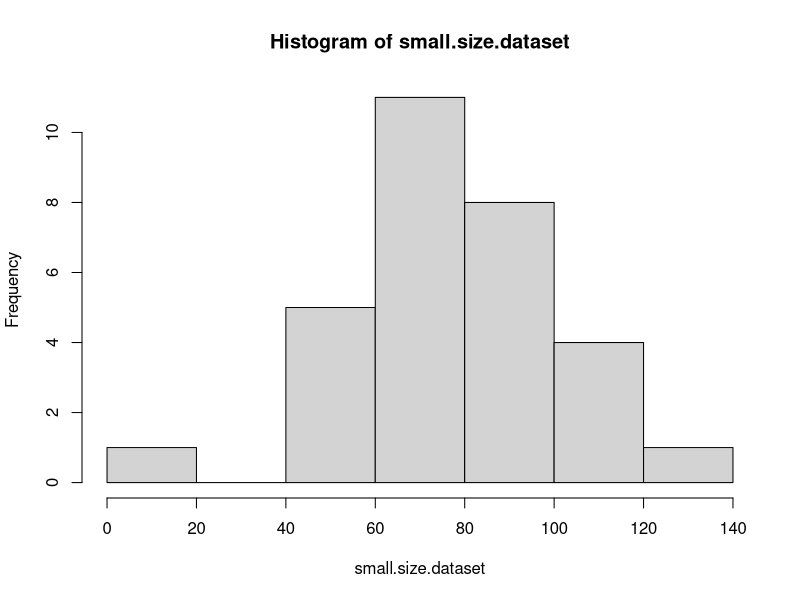
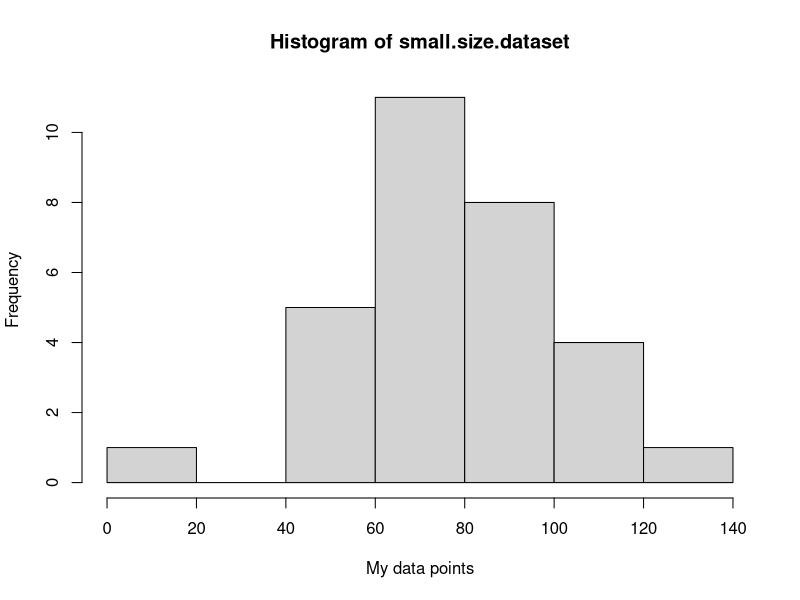
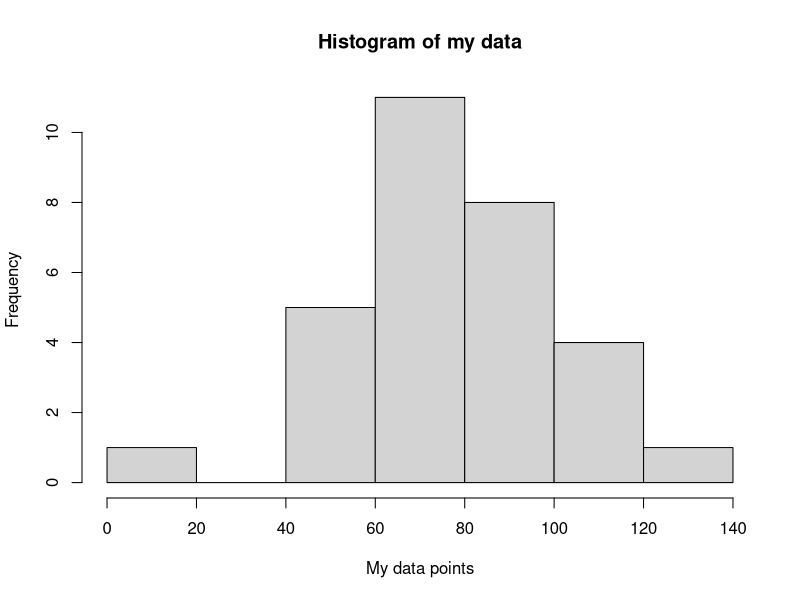
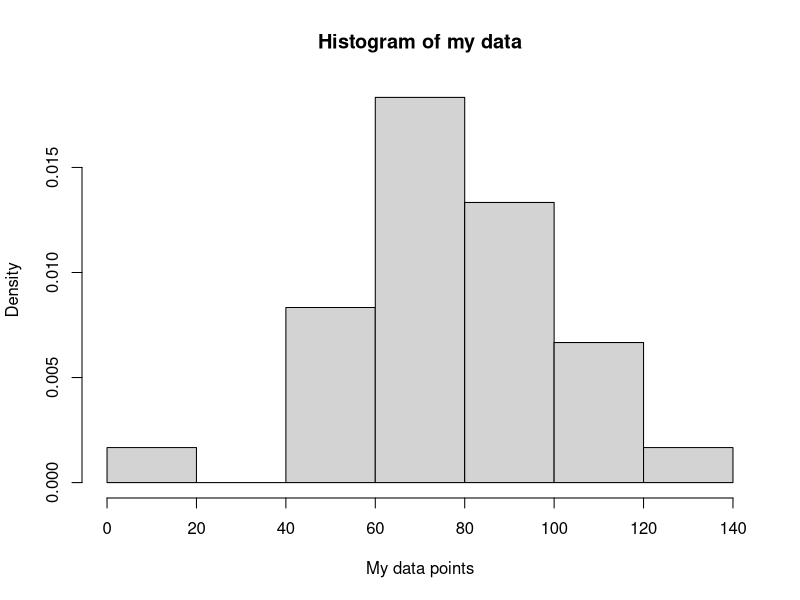
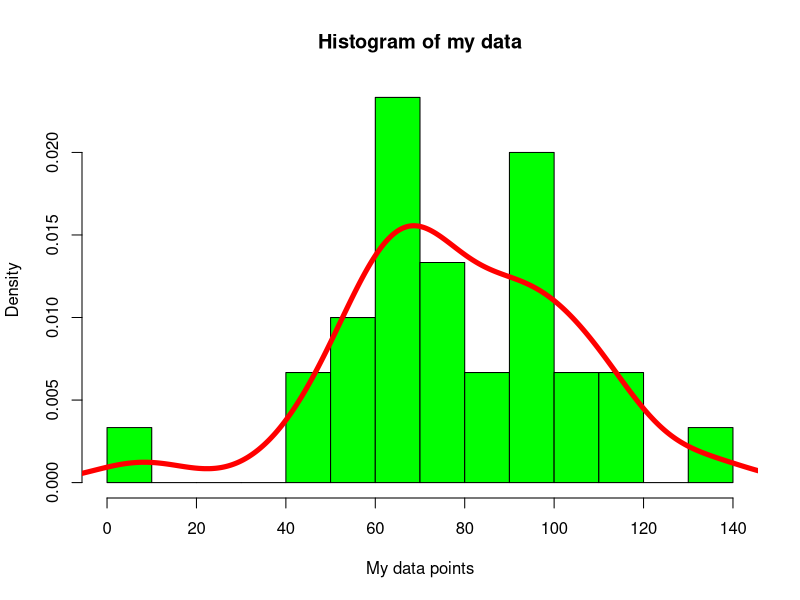
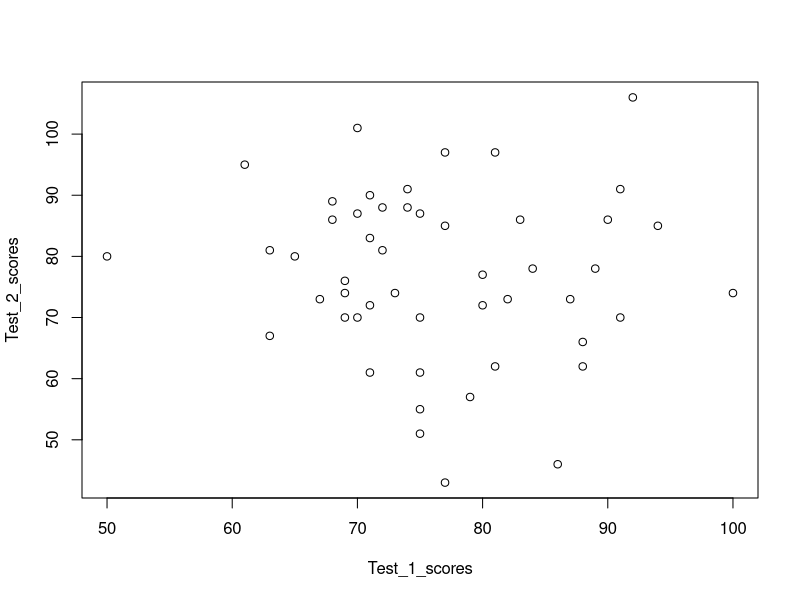
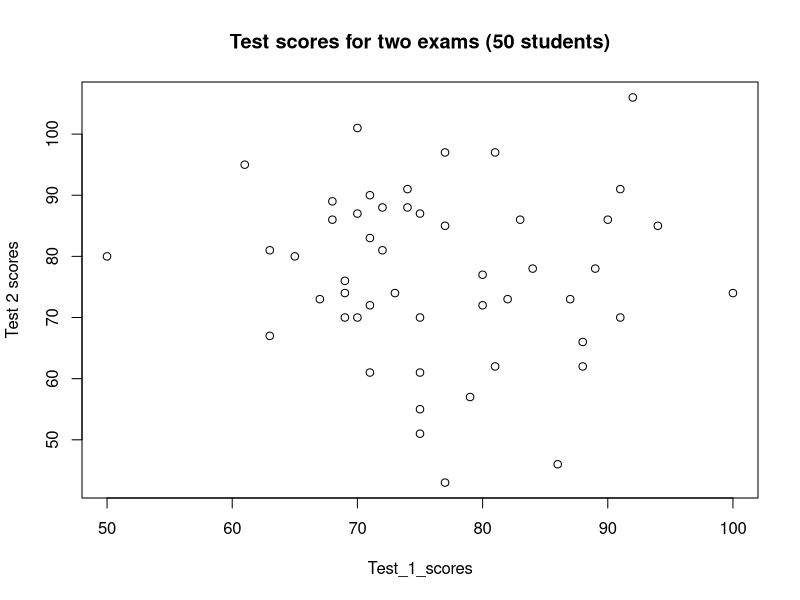
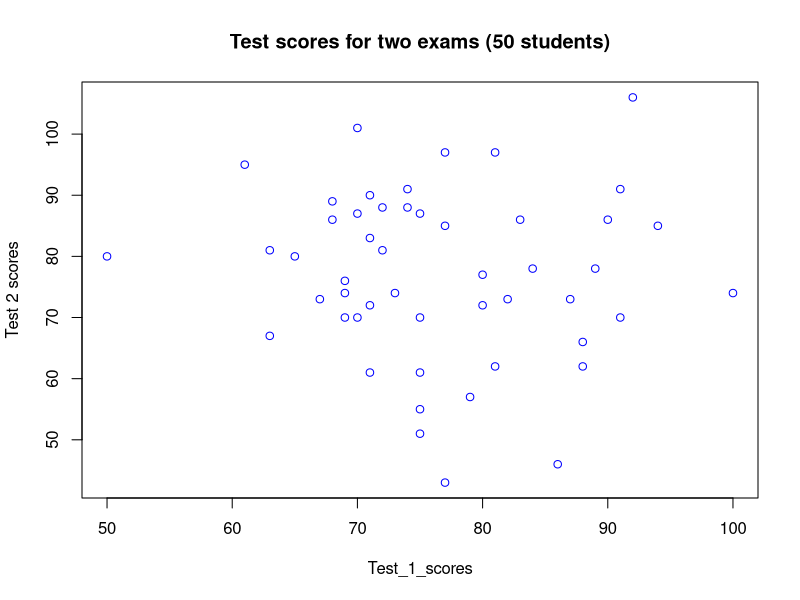

The R source for these figures, in order:
# Concatenation%2C+Five-number+summary%2C+Standard+Deviation
data.1=c(35, 8, 10, 23, 44)
data.1
print(data.1)
summary(data.1)
mean(data.1)
sum(data.1)/5
sd(data.1)
# hist
small.size.dataset=c(91,49,76,112,97,42,70, 100, 8, 112, 95, 90, 78, 62, 56, 94, 65, 58, 109, 70, 109, 91, 71, 76, 68, 62, 134, 57, 83, 66)
hist(small.size.dataset)
hist(small.size.dataset, xlab='My data points')
hist(small.size.dataset, xlab='My data points', main='Histogram of my data')
hist(small.size.dataset, xlab='My data points', main='Histogram of my data', freq=F)
hist(small.size.dataset, xlab='My data points', main='Histogram of my data', freq=F, col='green', breaks=10)
lines(density(small.size.dataset), col='red', lwd=5)
# scatter plot
set.seed(2016)  # There is a typo in the video (set.seed=2016)
Test_1_scores=round(rnorm(50, 78, 10))
Test_2_scores=round(rnorm(50, 78, 14))
Test_1_scores
Test_2_scores
plot(Test_2_scores~Test_1_scores)
plot(Test_2_scores~Test_1_scores, main='Test scores for two exams (50 students)', xlab='Test_1_scores', ylab='Test 2 scores')
plot(Test_2_scores~Test_1_scores, main='Test scores for two exams (50 students)', xlab='Test_1_scores', ylab='Test 2 scores', col='blue')